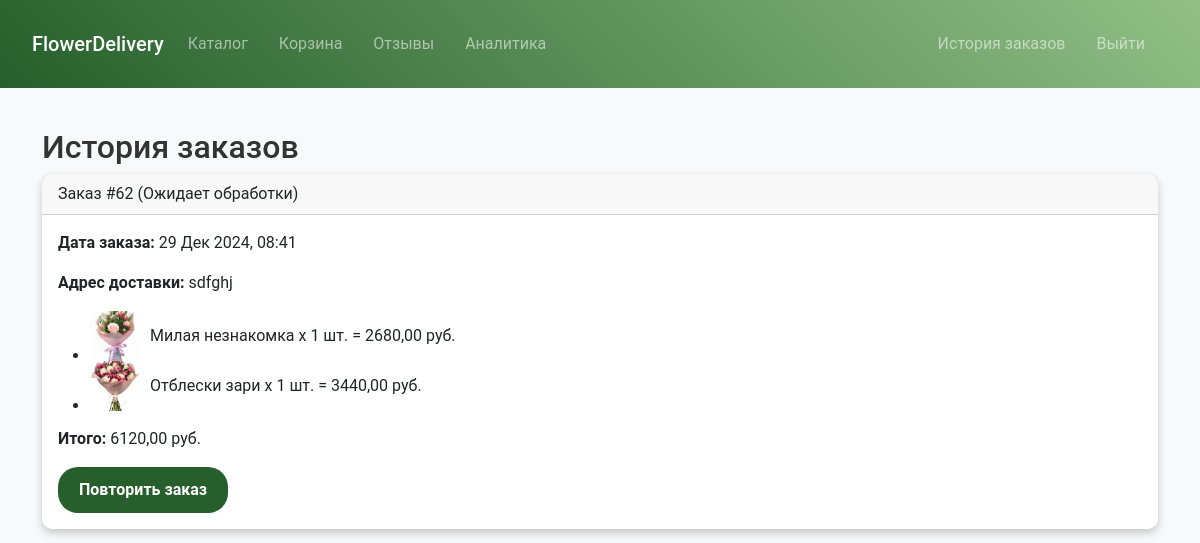
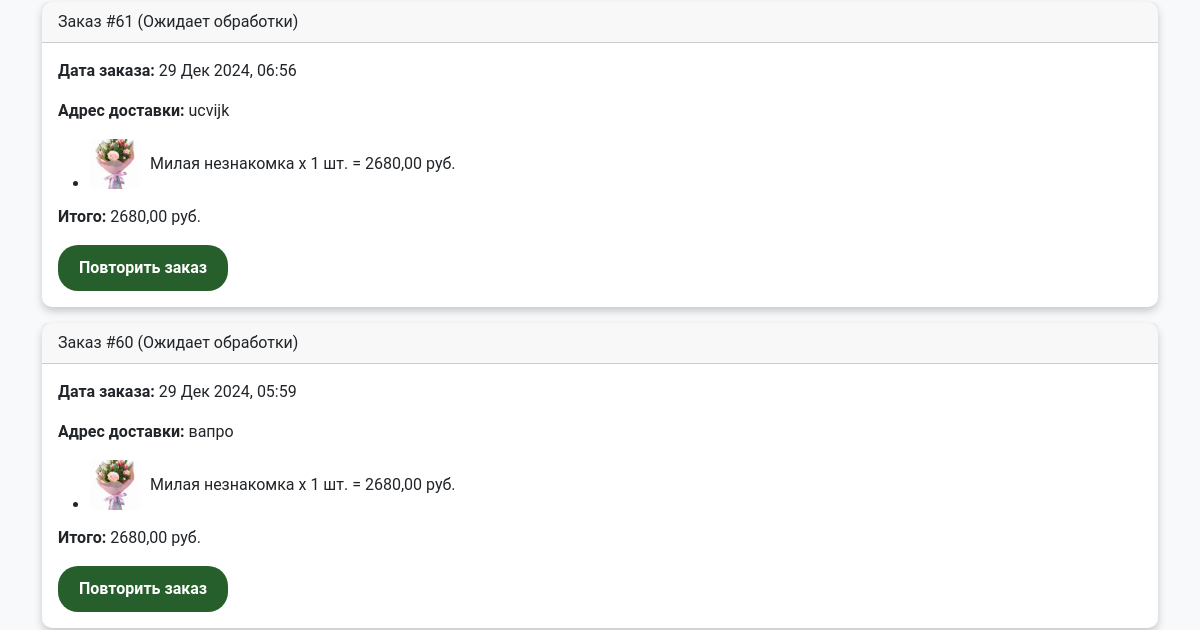
/orders/history/ (signed in, upper part), run on an earlier commit of the app's database (2 pictures, top to bottom).
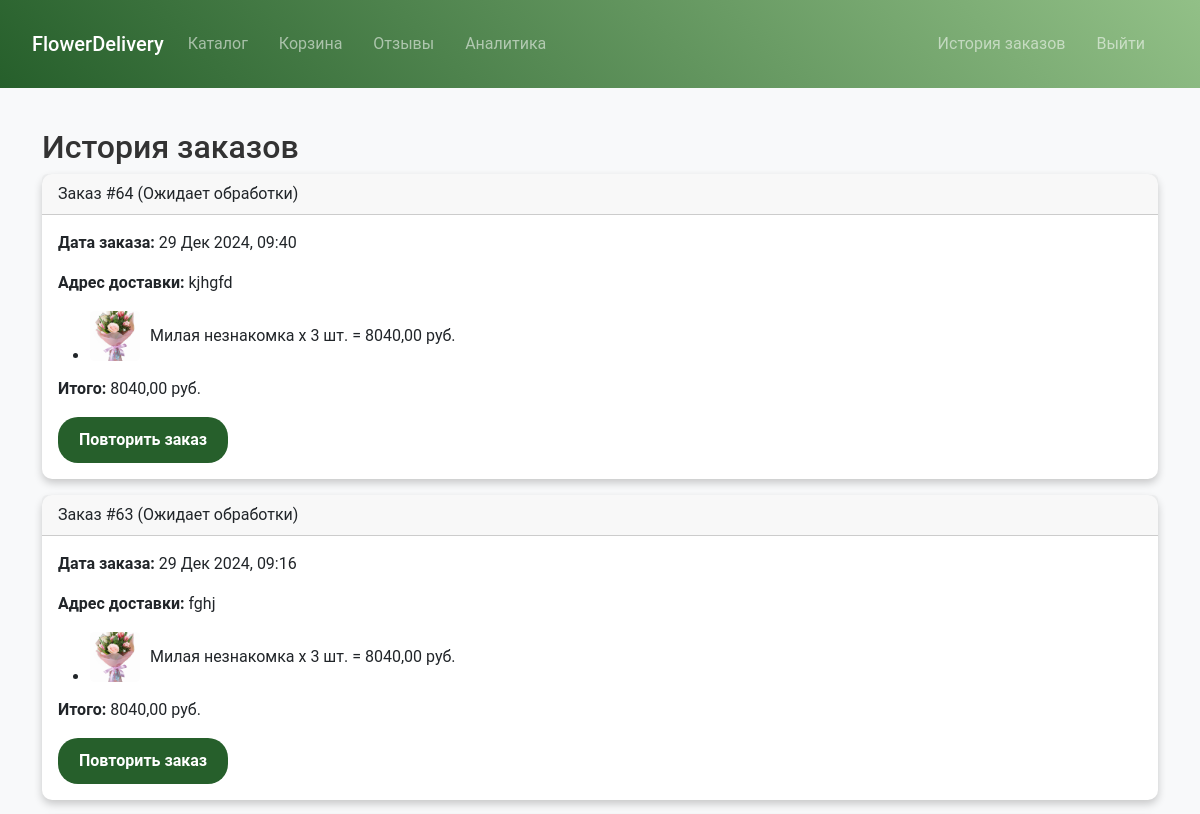
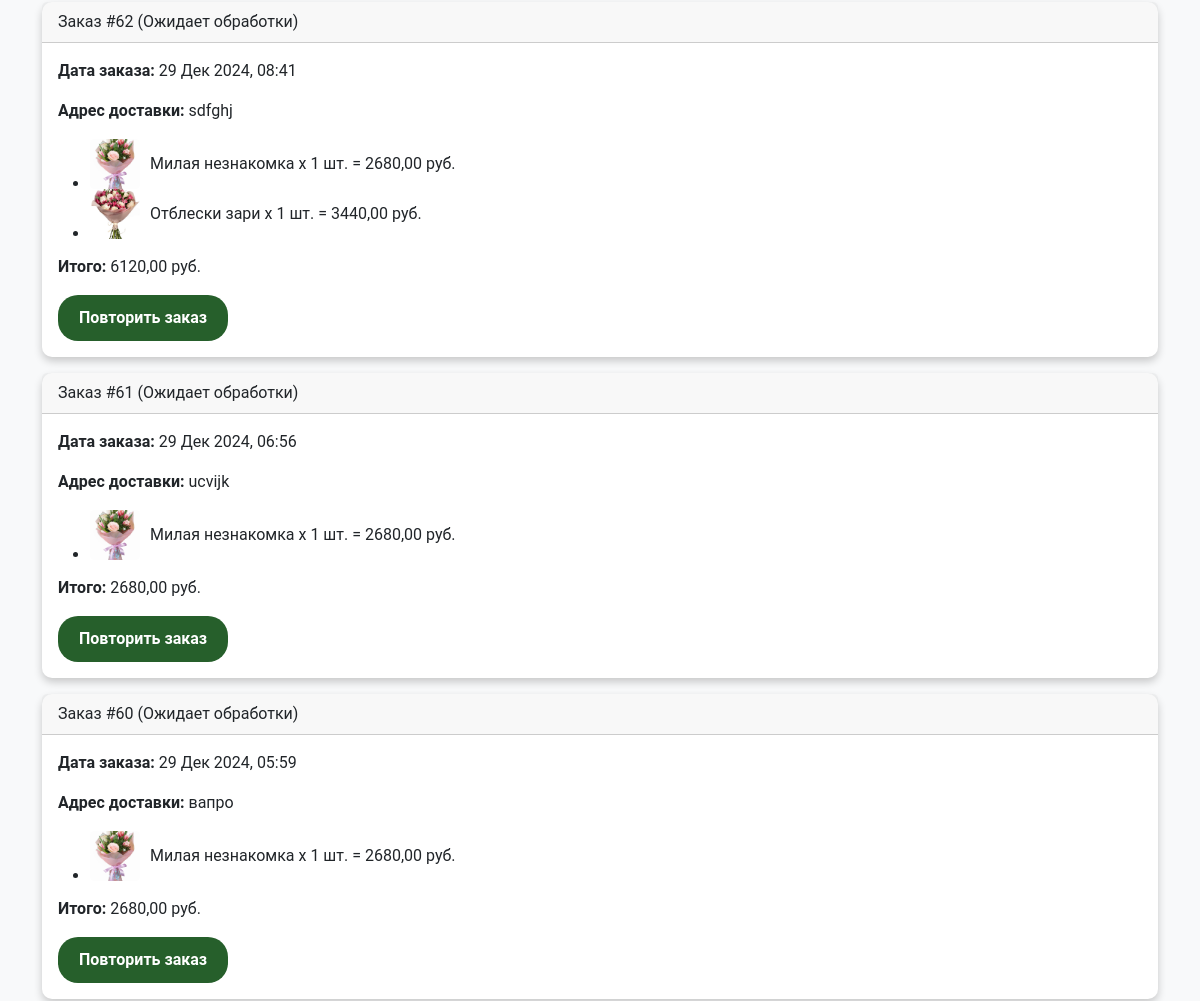
And on a later commit of the database (2 pictures, top to bottom).
### orders_app/models.py (models this page shows, shortened)
class Order(models.Model):
    STATUS_CHOICES = (
        ('pending', 'Ожидает обработки'),
        ('in_progress', 'В процессе'),
        ('delivered', 'Доставлено'),
    )
    user = models.ForeignKey(User, on_delete=models.CASCADE)
    customer_name = models.CharField(max_length=255)
    flowers = models.ManyToManyField('Flower', through='OrderItem')  # Связь через промежуточную таблицу
    created_at = models.DateTimeField(auto_now_add=True)
    status = models.CharField(max_length=50, choices=STATUS_CHOICES, default='pending')
    bouquet_name = models.CharField(max_length=255, blank=True, null=True)
    delivery_address = models.TextField(blank=True, null=True)

class Flower(models.Model):
    name = models.CharField(max_length=100)
    price = models.DecimalField(max_digits=8, decimal_places=2)
    description = models.TextField(blank=True)
    image = models.ImageField(upload_to='flowers', blank=True, null=True)

### orders_app/views.py (the view)
@login_required
def order_history(request):
    orders = Order.objects.filter(user=request.user).order_by('-created_at')
    order_data = []
    for order in orders:
        items = OrderItem.objects.filter(order=order).select_related('flower')
        total_sum = sum(item.quantity * item.flower.price for item in items)
        order_data.append({
            'order': order,
            'items': [
                {
                    'flower': item.flower,
                    'qty': item.quantity,
                    'cost': item.quantity * item.flower.price,
                }
                for item in items
            ],
            'total_sum': total_sum,
        })
    return render(request, 'orders_app/history.html', {'order_data': order_data})

### orders_app/templates/orders_app/history.html (shortened to what this page needs)
{% extends 'main_app/base.html' %}
{% block content %}
<h2>История заказов</h2>
{% if order_data %}
  {% for entry in order_data %}
    <div class="card mb-3">
      <div class="card-header">
        Заказ #{{ entry.order.id }} ({{ entry.order.get_status_display }})
      </div>
      <div class="card-body">
        <p><strong>Дата заказа:</strong> {{ entry.order.created_at|date:"d M Y, H:i" }}</p>
        <p><strong>Адрес доставки:</strong> {{ entry.order.delivery_address }}</p>
        <ul>
          {% for item in entry.items %}
          <li>
            <div class="d-flex align-items-center">
              <img
                  src="{{ item.flower.image.url|default:'/static/img/default_image.png' }}"
                  alt="{{ item.flower.name }}"
                  style="width: 50px; height: 50px; object-fit: cover; margin-right: 10px; border-radius: 5px;">
              {{ item.flower.name }} x {{ item.qty }} шт. = {{ item.cost }} руб.
            </div>
          </li>
          {% endfor %}
        </ul>
        <p><strong>Итого:</strong> {{ entry.total_sum }} руб.</p>
        <form method="post" action="{% url 'orders:repeat_order' entry.order.id %}">
          <button type="submit" class="btn btn-order"">Повторить заказ</button>
        </form>
      </div>
    </div>
  {% endfor %}
{% else %}
  <p>У вас ещё нет заказов.</p>
{% endif %}
{% endblock %}

What changed in the data, as far as the page shows it:
added Order: order.id "64", order.status "Ожидает обработки", order.created_at "29 Дек 2024, 09:40", order.delivery_address "kjhgfd", total_sum "8040,00", Flower (flower.image (picture), flower.name "Милая незнакомка", qty "3", cost "8040,00")
added Order: order.id "63", order.status "Ожидает обработки", order.created_at "29 Дек 2024, 09:16", order.delivery_address "fghj", total_sum "8040,00", Flower (flower.image (picture), flower.name "Милая незнакомка", qty "3", cost "8040,00")
